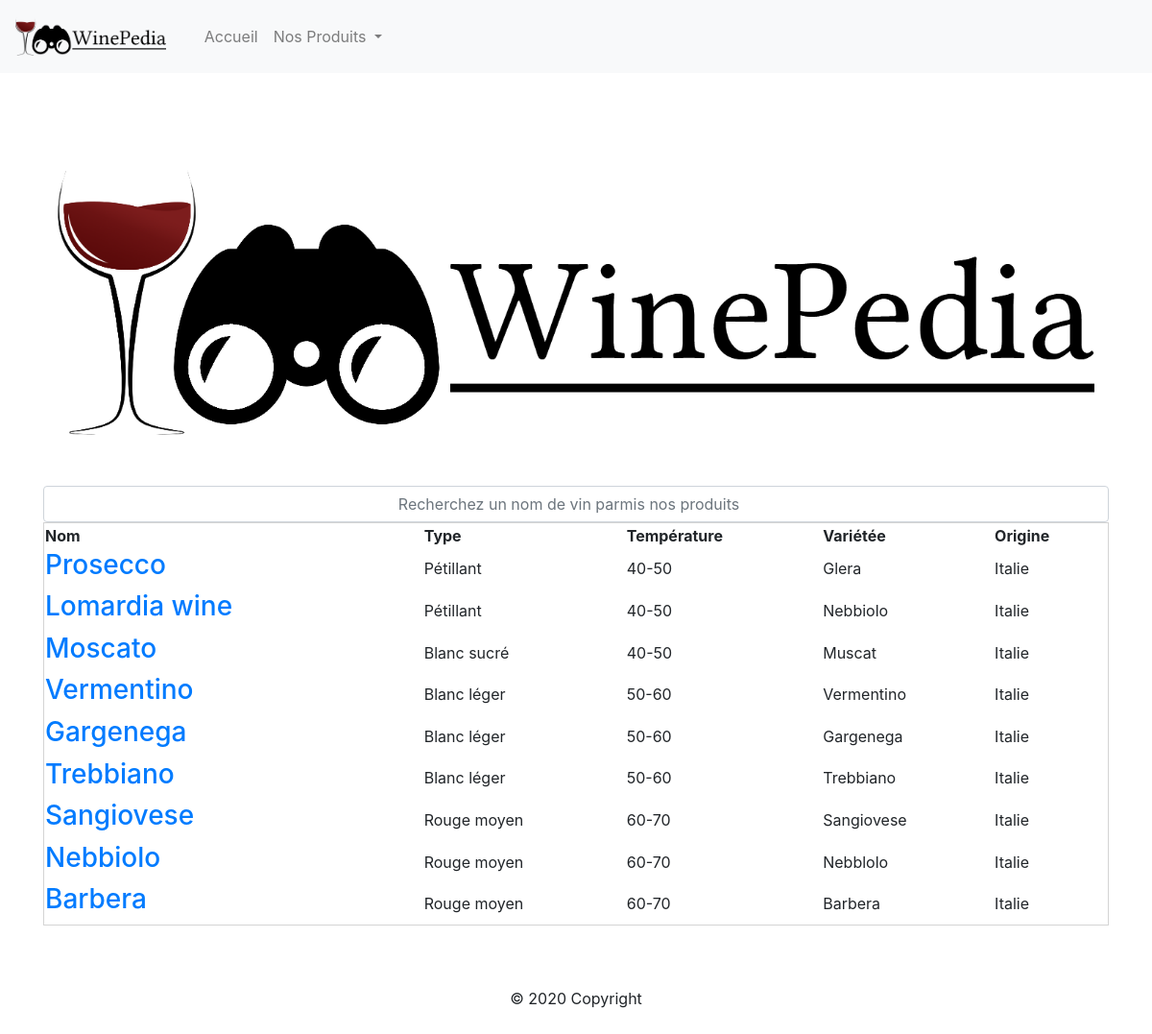
/index.php?country=italie, run on the app's committed database.
### tables this page shows
CREATE TABLE IF NOT EXISTS `wine` (
  `id` int(11) NOT NULL AUTO_INCREMENT,
  `name` varchar(255) NOT NULL,
  `wine_type` varchar(100) NOT NULL,
  `temp` varchar(255) NOT NULL,
  `grape_name` varchar(255) NOT NULL,
  `country_name` varchar(255) NOT NULL,
  PRIMARY KEY (`id`)
);

### element.php (the view)
<?php
$conn = new PDO("mysql:host=localhost;dbname=autocompletion;charset=UTF8", "root", "");
if (isset($_GET['id'])) {
    $id = $_GET['id'];
    $sql = "SELECT * FROM wine WHERE id = $id ";
    $result = $conn->query($sql)->fetch(PDO::FETCH_ASSOC);
?>
    <h1><?php echo $result["name"]; ?></h1>
    <table class="col-12" style="width: 100% !important;">
        <thead>
            <tr>
                <th>Type</th>
                <th>Température</th>
                <th>Variétée</th>
                <th>Origine</th>
            </tr>
        </thead>
        <tbody>
            <tr>
                <td><?php echo $result['wine_type']; ?></td>
                <td><?php echo $result['temp']; ?></td>
                <td><?php echo $result['grape_name']; ?></td>
                <td><?php echo $result['country_name']; ?></td>
            </tr>
        </tbody>
    </table>
<?php
} else if (isset($_GET['country'])) {
    $country = $_GET['country'];
    $sql = "SELECT * FROM wine WHERE country_name = '$country' ";
    $result = $conn->query($sql)->fetchAll(PDO::FETCH_ASSOC);
?>
    <table class="col-12">
        <thead>
            <tr>
                <th>Nom</th>
                <th>Type</th>
                <th>Température</th>
                <th>Variétée</th>
                <th>Origine</th>
            </tr>
        </thead>
        <tbody>
            <?php
            foreach ($result as $result) {
            ?>
                <tr>
                    <td>
                        <h3><a href="index.php?id=<?php echo $result['id']; ?>"><?php echo $result["name"]; ?></a></h3>
                    </td>
                    <td><?php echo $result['wine_type']; ?></td>
                    <td><?php echo $result['temp']; ?></td>
                    <td><?php echo $result['grape_name']; ?></td>
                    <td><?php echo $result['country_name']; ?></td>
                </tr>
            <?php
            }
            ?>
        </tbody>
    </table>
<?php } else if (isset($_GET['country_all'])) {
    $sql = "SELECT * FROM wine ORDER BY country_name";
    $result = $conn->query($sql)->fetchAll(PDO::FETCH_ASSOC);
?>
    <table class="col-12">
        <thead>
            <tr>
                <th>Nom</th>
                <th>Type</th>
                <th>Température</th>
                <th>Variétée</th>
                <th>Origine</th>
            </tr>
        </thead>
        <tbody>
            <?php
            foreach ($result as $result) {
            ?>
                <tr>
                    <td>
                        <h3><a href="index.php?id=<?php echo $result['id']; ?>"><?php echo $result["name"]; ?></a></h3>
                    </td>
                    <td><?php echo $result['wine_type']; ?></td>
                    <td><?php echo $result['temp']; ?></td>
                    <td><?php echo $result['grape_name']; ?></td>
                    <td><?php echo $result['country_name']; ?></td>
                </tr>
            <?php
            }
            ?>
        </tbody>
    </table>
<?php }

### style.css (style rules this page uses)
table { border-top: none; border: 1px solid rgb(212, 212, 212); width: 100% !important; }
a { text-decoration: none; color: black; }

### data on the page
wine: name "Prosecco", wine_type "Pétillant", temp "40-50", grape_name "Glera", country_name "Italie"
wine: name "Lomardia wine", wine_type "Pétillant", temp "40-50", grape_name "Nebbiolo", country_name "Italie"
wine: name "Moscato", wine_type "Blanc sucré", temp "40-50", grape_name "Muscat", country_name "Italie"
wine: name "Vermentino", wine_type "Blanc léger", temp "50-60", grape_name "Vermentino", country_name "Italie"
wine: name "Gargenega", wine_type "Blanc léger", temp "50-60", grape_name "Gargenega", country_name "Italie"
wine: name "Trebbiano", wine_type "Blanc léger", temp "50-60", grape_name "Trebbiano", country_name "Italie"
wine: name "Sangiovese", wine_type "Rouge moyen", temp "60-70", grape_name "Sangiovese", country_name "Italie"
wine: name "Nebbiolo", wine_type "Rouge moyen", temp "60-70", grape_name "Nebblolo", country_name "Italie"
wine: name "Barbera", wine_type "Rouge moyen", temp "60-70", grape_name "Barbera", country_name "Italie"
